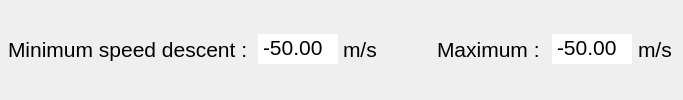
              <widget class="QFrame" name="frame_18">
               <property name="styleSheet">
                <string notr="true">border-top: none;</string>
               </property>
               <property name="frameShape">
                <enum>QFrame::Shape::StyledPanel</enum>
               </property>
               <property name="frameShadow">
                <enum>QFrame::Shadow::Raised</enum>
               </property>
               <layout class="QHBoxLayout" name="horizontalLayout_20" stretch="1,1">
                <property name="spacing">
                 <number>0</number>
                </property>
                <property name="leftMargin">
                 <number>0</number>
                </property>
                <property name="topMargin">
                 <number>0</number>
                </property>
                <property name="rightMargin">
                 <number>0</number>
                </property>
                <property name="bottomMargin">
                 <number>0</number>
                </property>
                <item>
                 <widget class="QFrame" name="frame_19">
                  <property name="styleSheet">
                   <string notr="true">border-top: none;</string>
                  </property>
                  <property name="frameShape">
                   <enum>QFrame::Shape::StyledPanel</enum>
                  </property>
                  <property name="frameShadow">
                   <enum>QFrame::Shadow::Raised</enum>
                  </property>
                  <layout class="QHBoxLayout" name="horizontalLayout_21" stretch="1,2,1">
                   <property name="spacing">
                    <number>5</number>
                   </property>
                   <property name="leftMargin">
                    <number>6</number>
                   </property>
                   <item>
                    <widget class="QLabel" name="label_26">
                     <property name="font">
                      <font>
                       <family>Segoe UI</family>
                       <pointsize>16</pointsize>
                      </font>
                     </property>
                     <property name="text">
                      <string>Minimum speed descent : </string>
                     </property>
                    </widget>
                   </item>
                   <item>
                    <widget class="FreeInputSpinBox" name="doubleSpinBox_8">
                     <property name="sizePolicy">
                      <sizepolicy hsizetype="Fixed" vsizetype="Fixed">
                       <horstretch>0</horstretch>
                       <verstretch>0</verstretch>
                      </sizepolicy>
                     </property>
                     <property name="minimumSize">
                      <size>
                       <width>80</width>
                       <height>0</height>
                      </size>
                     </property>
                     <property name="maximumSize">
                      <size>
                       <width>70</width>
                       <height>16777215</height>
                      </size>
                     </property>
                     <property name="font">
                      <font>
                       <family>Segoe UI</family>
                       <pointsize>16</pointsize>
                      </font>
                     </property>
                     <property name="buttonSymbols">
                      <enum>QAbstractSpinBox::ButtonSymbols::NoButtons</enum>
                     </property>
                     <property name="suffix">
                      <string/>
                     </property>
                     <property name="minimum">
                      <double>-70.000000000000000</double>
                     </property>
                     <property name="maximum">
                      <double>-50.000000000000000</double>
                     </property>
                    </widget>
                   </item>
                   <item>
                    <widget class="QLabel" name="label_37">
                     <property name="font">
                      <font>
                       <pointsize>16</pointsize>
                      </font>
                     </property>
                     <property name="text">
                      <string>m/s</string>
                     </property>
                    </widget>
                   </item>
                  </layout>
                 </widget>
                </item>
                <item>
                 <widget class="QFrame" name="frame_20">
                  <property name="styleSheet">
                   <string notr="true">border-top: none;</string>
                  </property>
                  <property name="frameShape">
                   <enum>QFrame::Shape::StyledPanel</enum>
                  </property>
                  <property name="frameShadow">
                   <enum>QFrame::Shadow::Raised</enum>
                  </property>
                  <layout class="QHBoxLayout" name="horizontalLayout_24" stretch="0,1,1,2">
                   <item>
                    <spacer name="horizontalSpacer_13">
                     <property name="orientation">
                      <enum>Qt::Orientation::Horizontal</enum>
                     </property>
                     <property name="sizeHint" stdset="0">
                      <size>
                       <width>40</width>
                       <height>20</height>
                      </size>
                     </property>
                    </spacer>
                   </item>
                   <item>
                    <widget class="QLabel" name="label_27">
                     <property name="font">
                      <font>
                       <family>Segoe UI</family>
                       <pointsize>16</pointsize>
                      </font>
                     </property>
                     <property name="text">
                      <string>Maximum : </string>
                     </property>
                    </widget>
                   </item>
                   <item>
                    <widget class="FreeInputSpinBox" name="doubleSpinBox_9">
                     <property name="sizePolicy">
                      <sizepolicy hsizetype="Fixed" vsizetype="Fixed">
                       <horstretch>0</horstretch>
                       <verstretch>0</verstretch>
                      </sizepolicy>
                     </property>
                     <property name="minimumSize">
                      <size>
                       <width>80</width>
                       <height>0</height>
                      </size>
                     </property>
                     <property name="maximumSize">
                      <size>
                       <width>300</width>
                       <height>16777215</height>
                      </size>
                     </property>
                     <property name="font">
                      <font>
                       <family>Segoe UI</family>
                       <pointsize>16</pointsize>
                      </font>
                     </property>
                     <property name="buttonSymbols">
                      <enum>QAbstractSpinBox::ButtonSymbols::NoButtons</enum>
                     </property>
                     <property name="suffix">
                      <string/>
                     </property>
                     <property name="minimum">
                      <double>-70.000000000000000</double>
                     </property>
                     <property name="maximum">
                      <double>-50.000000000000000</double>
                     </property>
                    </widget>
                   </item>
                   <item>
                    <widget class="QLabel" name="label_38">
                     <property name="font">
                      <font>
                       <pointsize>16</pointsize>
                      </font>
                     </property>
                     <property name="text">
                      <string>m/s</string>
                     </property>
                    </widget>
                   </item>
                  </layout>
                 </widget>
                </item>
               </layout>
              </widget>
